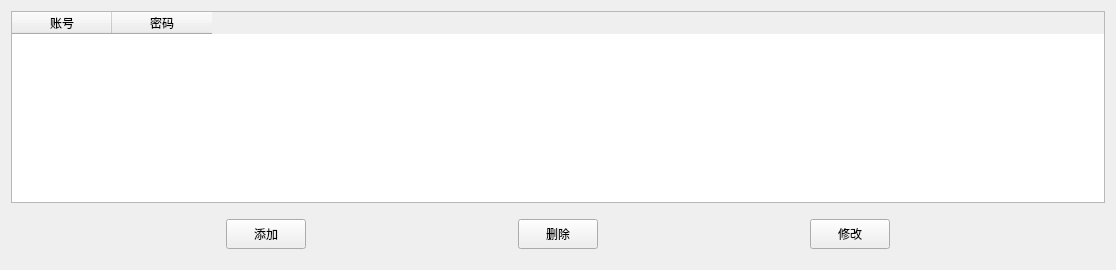
     <widget class="QWidget" name="ar_msg">
      <layout class="QGridLayout" name="gridLayout_3">
       <item row="1" column="0" colspan="2">
        <widget class="QWidget" name="widget_11" native="true">
         <property name="minimumSize">
          <size>
           <width>600</width>
           <height>50</height>
          </size>
         </property>
         <layout class="QHBoxLayout" name="horizontalLayout_10">
          <item>
           <spacer name="horizontalSpacer_84">
            <property name="orientation">
             <enum>Qt::Horizontal</enum>
            </property>
            <property name="sizeHint" stdset="0">
             <size>
              <width>206</width>
              <height>20</height>
             </size>
            </property>
           </spacer>
          </item>
          <item>
           <widget class="QPushButton" name="btn_ar_add">
            <property name="minimumSize">
             <size>
              <width>0</width>
              <height>30</height>
             </size>
            </property>
            <property name="maximumSize">
             <size>
              <width>120</width>
              <height>16777215</height>
             </size>
            </property>
            <property name="text">
             <string>添加</string>
            </property>
           </widget>
          </item>
          <item>
           <spacer name="horizontalSpacer_81">
            <property name="orientation">
             <enum>Qt::Horizontal</enum>
            </property>
            <property name="sizeHint" stdset="0">
             <size>
              <width>206</width>
              <height>20</height>
             </size>
            </property>
           </spacer>
          </item>
          <item>
           <widget class="QPushButton" name="btn_ar_del">
            <property name="minimumSize">
             <size>
              <width>0</width>
              <height>30</height>
             </size>
            </property>
            <property name="maximumSize">
             <size>
              <width>120</width>
              <height>16777215</height>
             </size>
            </property>
            <property name="text">
             <string>删除</string>
            </property>
           </widget>
          </item>
          <item>
           <spacer name="horizontalSpacer_82">
            <property name="orientation">
             <enum>Qt::Horizontal</enum>
            </property>
            <property name="sizeHint" stdset="0">
             <size>
              <width>206</width>
              <height>20</height>
             </size>
            </property>
           </spacer>
          </item>
          <item>
           <widget class="QPushButton" name="btn_ar_upd">
            <property name="minimumSize">
             <size>
              <width>0</width>
              <height>30</height>
             </size>
            </property>
            <property name="maximumSize">
             <size>
              <width>120</width>
              <height>16777215</height>
             </size>
            </property>
            <property name="text">
             <string>修改</string>
            </property>
           </widget>
          </item>
          <item>
           <spacer name="horizontalSpacer_83">
            <property name="orientation">
             <enum>Qt::Horizontal</enum>
            </property>
            <property name="sizeHint" stdset="0">
             <size>
              <width>206</width>
              <height>20</height>
             </size>
            </property>
           </spacer>
          </item>
         </layout>
        </widget>
       </item>
       <item row="0" column="0" colspan="2">
        <widget class="QTableWidget" name="tableWidget_ar">
         <attribute name="verticalHeaderVisible">
          <bool>false</bool>
         </attribute>
         <column>
          <property name="text">
           <string>账号</string>
          </property>
         </column>
         <column>
          <property name="text">
           <string>密码</string>
          </property>
         </column>
        </widget>
       </item>
      </layout>
     </widget>
